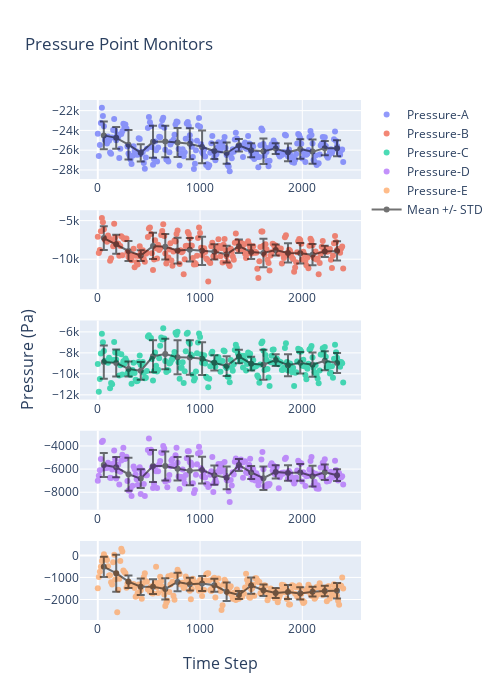

Write notebook code for a chart like this one.
### Code cell
color10_16 = ['#636EFA', '#EF553B', '#00CC96', '#AB63FA', '#FFA15A', '#19D3F3', '#FF6692', '#B6E880', '#FF97FF',
              '#FECB52']
fig = make_subplots(
    rows=5,
    cols=1,
    shared_xaxes=False,
    x_title="Time Step",
    y_title="Pressure (Pa)")
# subplot_titles=("Point A", "Quadrant 2"))

fig.add_trace(go.Scatter(x=residual_df['Time_Step'],
                         y=residual_df['point-pressure-a'],
                         mode='markers',
                         opacity=scatter_opacity,
                         name='Pressure-A',
                         line=dict(color=color10_16[0])),
              row=1, col=1)
fig.add_trace(go.Scatter(x=bin_df['bin_centres'],
                         y=bin_df['point-pressure-a_bin_mean'],
                         mode='markers+lines',
                         name='Mean +/- STD',
                         line=dict(color='black'),
                         opacity=.55,
                         error_y_array=bin_df['point-pressure-a_std'],
                         showlegend=False),
              row=1, col=1)

fig.add_trace(go.Scatter(x=residual_df['Time_Step'],
                         y=residual_df['point-pressure-b'],
                         mode='markers',
                         opacity=scatter_opacity,
                         name='Pressure-B',
                         line=dict(color=color10_16[1])),
              row=2, col=1)
fig.add_trace(go.Scatter(x=bin_df['bin_centres'],
                         y=bin_df['point-pressure-b_bin_mean'],
                         mode='markers+lines',
                         name='Mean +/- STD',
                         line=dict(color='black'),
                         opacity=.55,
                         error_y_array=bin_df['point-pressure-b_std'],
                         showlegend=False),
              row=2, col=1)

fig.add_trace(go.Scatter(x=residual_df['Time_Step'],
                         y=residual_df['point-pressure-c'],
                         mode='markers',
                         opacity=scatter_opacity,
                         name='Pressure-C',
                         line=dict(color=color10_16[2]),
                         showlegend=True),
              row=3, col=1)
fig.add_trace(go.Scatter(x=bin_df['bin_centres'],
                         y=bin_df['point-pressure-c_bin_mean'],
                         mode='markers+lines',
                         name='Mean +/- STD',
                         line=dict(color='black'),
                         opacity=.55,
                         error_y_array=bin_df['point-pressure-c_std'],
                         showlegend=False),
              row=3, col=1)

fig.add_trace(go.Scatter(x=residual_df['Time_Step'],
                         y=residual_df['point-pressure-d'],
                         mode='markers',
                         opacity=scatter_opacity,
                         name='Pressure-D',
                         line=dict(color=color10_16[3]),
                         showlegend=True),
              row=4, col=1)
fig.add_trace(go.Scatter(x=bin_df['bin_centres'],
                         y=bin_df['point-pressure-d_bin_mean'],
                         mode='markers+lines',
                         name='Mean +/- STD',
                         line=dict(color='black'),
                         opacity=.55,
                         error_y_array=bin_df['point-pressure-d_std'],
                         showlegend=False),
              row=4, col=1)

fig.add_trace(go.Scatter(x=residual_df['Time_Step'],
                         y=residual_df['point-pressure-e'],
                         mode='markers',
                         opacity=scatter_opacity,
                         name='Pressure-E',
                         line=dict(color=color10_16[4]),
                         showlegend=True),
              row=5, col=1)
fig.add_trace(go.Scatter(x=bin_df['bin_centres'],
                         y=bin_df['point-pressure-e_bin_mean'],
                         mode='markers+lines',
                         name='Mean +/- STD',
                         line=dict(color='black'),
                         opacity=.55,
                         error_y_array=bin_df['point-pressure-e_std'],
                         showlegend=True),
              row=5, col=1)

fig.update_layout(height=700, width=500,
                  title_text="Pressure Point Monitors")

fig.show()

### Figure 1 — Plotly figure (JSON) as saved in the notebook; plotly's stock layout.template omitted (floating-point values rounded to 4 significant figures; data arrays with more than 128 entries replaced by an {"elided": "..."} marker saying what was removed)
{"data": [{"line": {"color": "#636EFA"}, "mode": "markers", "name": "Pressure-A", "opacity": 0.7, "type": "scatter", "x": {"elided": "241 float values"}, "xaxis": "x", "y": {"elided": "241 float values"}, "yaxis": "y"}, {"error_y": {"array": [1407.0, 1109.0, 1485.0, 862.8, 1620.0, 1591.0, 1460.0, 1571.0, 1659.0, 815.3, 1071.0, 642.8, 704.3, 1283.0, 542.6, 905.5, 992.9, 1236.0, 724.3, 813.7]}, "line": {"color": "black"}, "mode": "markers+lines", "name": "Mean +/- STD", "opacity": 0.55, "showlegend": false, "type": "scatter", "x": [58.8, 180.0, 300.0, 420.0, 540.0, 660.0, 780.0, 900.0, 1020.0, 1140.0, 1260.0, 1380.0, 1500.0, 1620.0, 1740.0, 1860.0, 1980.0, 2100.0, 2220.0, 2340.0], "xaxis": "x", "y": [-24500.0, -24750.0, -25450.0, -26270.0, -25150.0, -25120.0, -25220.0, -25350.0, -25670.0, -26080.0, -26290.0, -25500.0, -26010.0, -26110.0, -25830.0, -26220.0, -25880.0, -26150.0, -25790.0, -25810.0], "yaxis": "y"}, {"line": {"color": "#EF553B"}, "mode": "markers", "name": "Pressure-B", "opacity": 0.7, "type": "scatter", "x": {"elided": "241 float values"}, "xaxis": "x2", "y": {"elided": "241 float values"}, "yaxis": "y2"}, {"error_y": {"array": [1532.0, 1231.0, 1299.0, 705.5, 1701.0, 1663.0, 1673.0, 1526.0, 1821.0, 989.5, 1090.0, 872.2, 920.1, 1853.0, 722.8, 1249.0, 1327.0, 1383.0, 736.0, 1247.0]}, "line": {"color": "black"}, "mode": "markers+lines", "name": "Mean +/- STD", "opacity": 0.55, "showlegend": false, "type": "scatter", "x": [58.8, 180.0, 300.0, 420.0, 540.0, 660.0, 780.0, 900.0, 1020.0, 1140.0, 1260.0, 1380.0, 1500.0, 1620.0, 1740.0, 1860.0, 1980.0, 2100.0, 2220.0, 2340.0], "xaxis": "x2", "y": [-7262.0, -8055.0, -8935.0, -9532.0, -8284.0, -8391.0, -8883.0, -8769.0, -8917.0, -9046.0, -9344.0, -8310.0, -9055.0, -9196.0, -8809.0, -9184.0, -9221.0, -9418.0, -8990.0, -8928.0], "yaxis": "y2"}, {"line": {"color": "#00CC96"}, "mode": "markers", "name": "Pressure-C", "opacity": 0.7, "showlegend": true, "type": "scatter", "x": {"elided": "241 float values"}, "xaxis": "x3", "y": {"elided": "241 float values"}, "yaxis": "y3"}, {"error_y": {"array": [1577.0, 1289.0, 714.9, 841.8, 1529.0, 1451.0, 1622.0, 1646.0, 1568.0, 734.7, 937.7, 639.2, 661.2, 1425.0, 565.3, 1051.0, 1023.0, 1158.0, 909.5, 961.6]}, "line": {"color": "black"}, "mode": "markers+lines", "name": "Mean +/- STD", "opacity": 0.55, "showlegend": false, "type": "scatter", "x": [58.8, 180.0, 300.0, 420.0, 540.0, 660.0, 780.0, 900.0, 1020.0, 1140.0, 1260.0, 1380.0, 1500.0, 1620.0, 1740.0, 1860.0, 1980.0, 2100.0, 2220.0, 2340.0], "xaxis": "x3", "y": [-8882.0, -8965.0, -9528.0, -9711.0, -8326.0, -8115.0, -8428.0, -8442.0, -8554.0, -8953.0, -9257.0, -8343.0, -9028.0, -9134.0, -8690.0, -9175.0, -8948.0, -9129.0, -8746.0, -8966.0], "yaxis": "y3"}, {"line": {"color": "#AB63FA"}, "mode": "markers", "name": "Pressure-D", "opacity": 0.7, "showlegend": true, "type": "scatter", "x": {"elided": "241 float values"}, "xaxis": "x4", "y": {"elided": "241 float values"}, "yaxis": "y4"}, {"error_y": {"array": [1042.0, 881.0, 1416.0, 807.7, 1376.0, 1250.0, 1012.0, 1252.0, 1159.0, 840.8, 985.5, 518.8, 567.8, 1005.0, 579.5, 674.6, 729.6, 892.8, 670.5, 500.7]}, "line": {"color": "black"}, "mode": "markers+lines", "name": "Mean +/- STD", "opacity": 0.55, "showlegend": false, "type": "scatter", "x": [58.8, 180.0, 300.0, 420.0, 540.0, 660.0, 780.0, 900.0, 1020.0, 1140.0, 1260.0, 1380.0, 1500.0, 1620.0, 1740.0, 1860.0, 1980.0, 2100.0, 2220.0, 2340.0], "xaxis": "x4", "y": [-5648.0, -5833.0, -6444.0, -6820.0, -5729.0, -5734.0, -5973.0, -6152.0, -6086.0, -6522.0, -6754.0, -5653.0, -6291.0, -6790.0, -6241.0, -6341.0, -6287.0, -6613.0, -6272.0, -6524.0], "yaxis": "y4"}, {"line": {"color": "#FFA15A"}, "mode": "markers", "name": "Pressure-E", "opacity": 0.7, "showlegend": true, "type": "scatter", "x": {"elided": "241 float values"}, "xaxis": "x5", "y": {"elided": "241 float values"}, "yaxis": "y5"}, {"error_y": {"array": [455.8, 838.6, 281.5, 370.2, 334.7, 481.0, 416.5, 288.0, 342.1, 291.0, 419.7, 180.7, 368.0, 265.0, 222.3, 321.7, 277.2, 218.1, 241.5, 348.4]}, "line": {"color": "black"}, "mode": "markers+lines", "name": "Mean +/- STD", "opacity": 0.55, "showlegend": true, "type": "scatter", "x": [58.8, 180.0, 300.0, 420.0, 540.0, 660.0, 780.0, 900.0, 1020.0, 1140.0, 1260.0, 1380.0, 1500.0, 1620.0, 1740.0, 1860.0, 1980.0, 2100.0, 2220.0, 2340.0], "xaxis": "x5", "y": [-520.5, -808.4, -1192.0, -1424.0, -1420.0, -1523.0, -1204.0, -1306.0, -1272.0, -1354.0, -1646.0, -1793.0, -1366.0, -1581.0, -1704.0, -1660.0, -1722.0, -1644.0, -1614.0, -1602.0], "yaxis": "y5"}], "layout": {"annotations": [{"font": {"size": 16}, "showarrow": false, "text": "Time Step", "x": 0.5, "xanchor": "center", "xref": "paper", "y": 0, "yanchor": "top", "yref": "paper", "yshift": -30}, {"font": {"size": 16}, "showarrow": false, "text": "Pressure (Pa)", "textangle": -90, "x": 0, "xanchor": "right", "xref": "paper", "xshift": -40, "y": 0.5, "yanchor": "middle", "yref": "paper"}], "height": 700, "title": {"text": "Pressure Point Monitors"}, "width": 500, "xaxis": {"anchor": "y", "domain": [0.0, 1.0]}, "xaxis2": {"anchor": "y2", "domain": [0.0, 1.0]}, "xaxis3": {"anchor": "y3", "domain": [0.0, 1.0]}, "xaxis4": {"anchor": "y4", "domain": [0.0, 1.0]}, "xaxis5": {"anchor": "y5", "domain": [0.0, 1.0]}, "yaxis": {"anchor": "x", "domain": [0.848, 1.0]}, "yaxis2": {"anchor": "x2", "domain": [0.636, 0.788]}, "yaxis3": {"anchor": "x3", "domain": [0.424, 0.576]}, "yaxis4": {"anchor": "x4", "domain": [0.212, 0.364]}, "yaxis5": {"anchor": "x5", "domain": [0.0, 0.152]}}}
